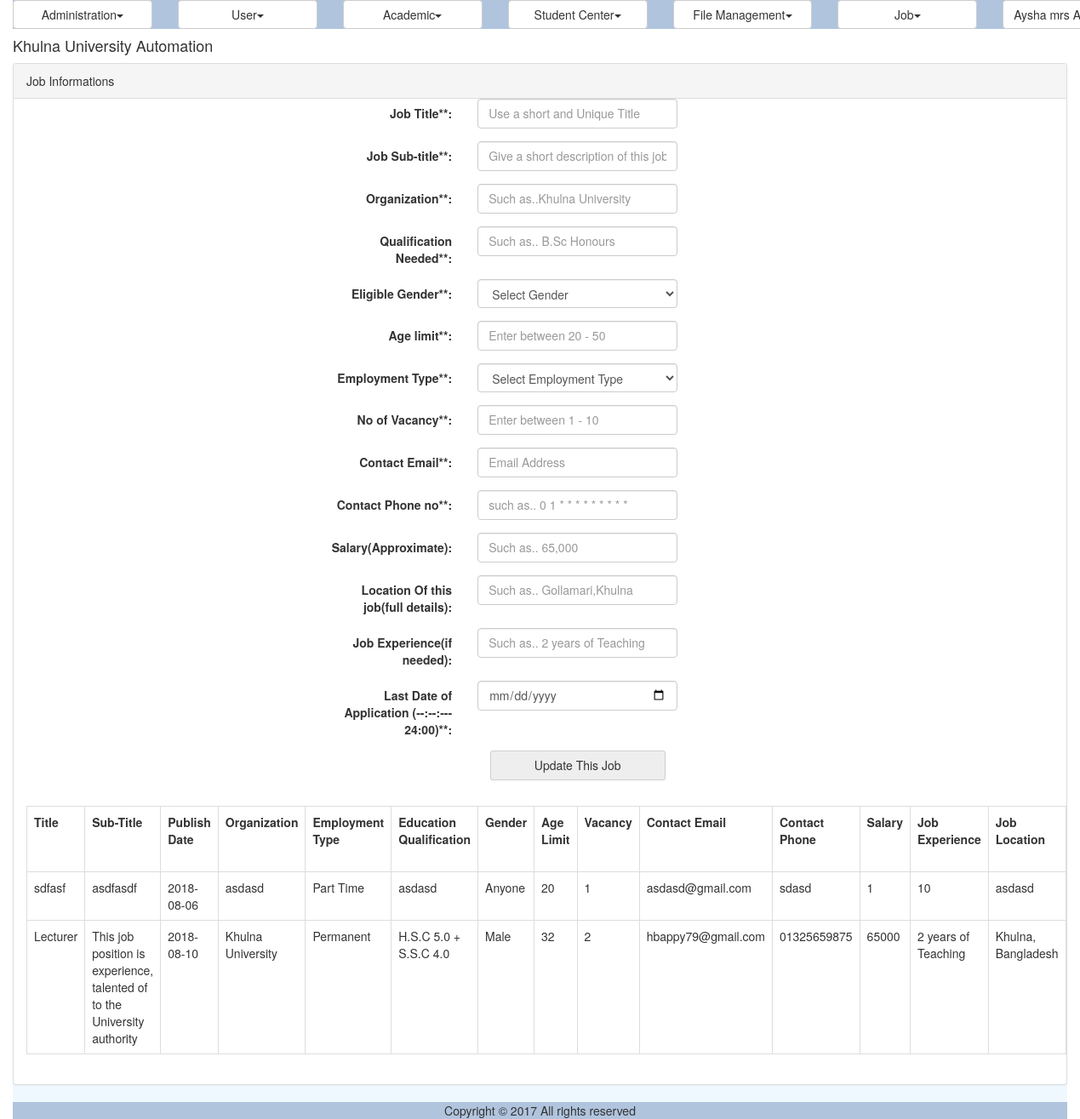
Page /job_update.php (signed in) on the earlier database version.
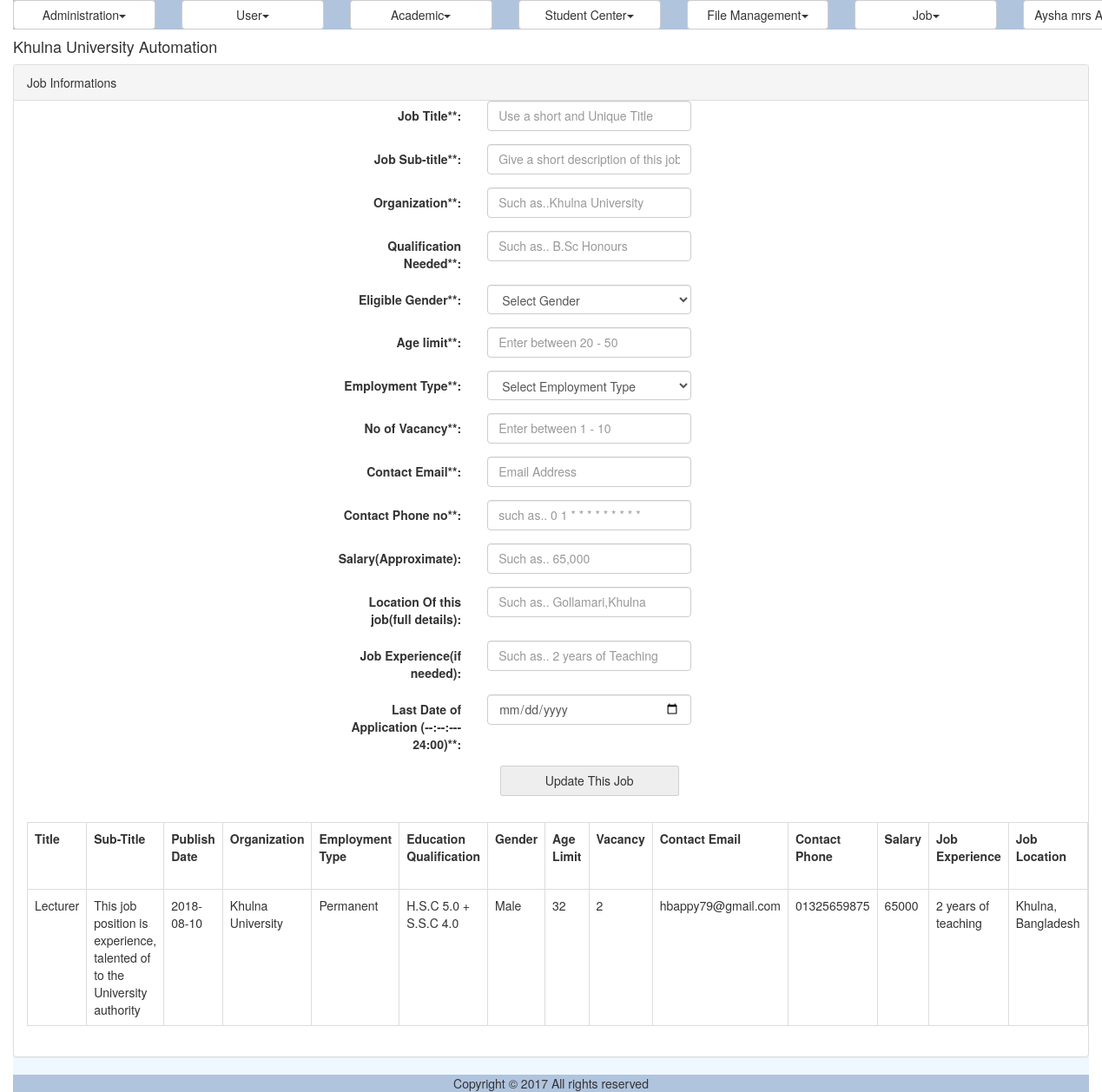
Same page on the later database version.
### tables this page shows
CREATE TABLE IF NOT EXISTS `jms_job` (
  `ID` int(11) NOT NULL AUTO_INCREMENT,
  `Title` varchar(100) NOT NULL,
  `Subtitle` varchar(100) NOT NULL,
  `PublishDate` date NOT NULL,
  `Organization` varchar(45) NOT NULL,
  `Qualification` varchar(500) NOT NULL,
  `Gender` varchar(45) NOT NULL,
  `AgeLimit` varchar(45) NOT NULL,
  `EmploymentType` varchar(45) NOT NULL,
  `NumberOfVacancy` int(11) NOT NULL,
  `Email` varchar(45) NOT NULL,
  `ContactNumber` varchar(45) NOT NULL,
  `Salary` varchar(45) DEFAULT NULL,
  `Location` varchar(255) DEFAULT NULL,
  `JobExperience` varchar(45) DEFAULT NULL,
  `LastDateOfApplication` date NOT NULL,
  PRIMARY KEY (`ID`)
);

### util/class.util.inc (called while the page is built, shortened)
<?php
class ConfigUtil implements I_DBConfig, I_LogConfig, I_LanguageConfig{
	public static $s_instance;
	private $_host;
	private $_username;
	private $_password;
	private $_database;
	public static function getInstance() {
		if(!self::$s_instance) {
			self::$s_instance = new self();
		}
		return self::$s_instance;
	}
	private function readConfig(){
		$this->_ini_array = parse_ini_file(CONFIG.'system.ini');
		$this->_host =	$this->_ini_array['db_host'];
		$this->_username = $this->_ini_array['db_username'];
		$this->_password = $this->_ini_array['db_password'];
		$this->_database = $this->_ini_array['db_database'];
	}
	public function getDBHost(){
		return $this->_host;
	}
	public function getDBUserName(){
		return $this->_username;
	}
	public function getDBPassword(){
		return $this->_password;
	}
	public function getDBName(){
		return $this->_database;
	}
}
class DBUtil implements I_DBUtil {
	private static $s_instance;
	private $_host;
	private $_username;
	private $_password;
	private $_database;
	protected $_connection;
	protected $_result;
	public static function getInstance() {
		if(!self::$s_instance) {
			self::$s_instance = new self();
		}
		return self::$s_instance;
	}
	private function readDBConfig(){
		$_config = ConfigUtil::getInstance();
		$this->_host = $_config->getDBHost();
		$this->_username = $_config->getDBUserName();
		$this->_password = $_config->getDBPassword();
		$this->_database = $_config->getDBName();
	}
	private function setConnection(){
		$this->_connection = new mysqli($this->_host, $this->_username,
			$this->_password, $this->_database);
	}
	public function doQuery($sql) {
		$this->_result = $this->_connection->query($sql) or die(mysqli_error($this->_connection));
		return $this->_result;
	}
	public function getNumRows() {
		$this->_numRows = mysqli_num_rows($this->_result);
		return $this->_numRows;
	}
	public function getAllRows() {
		$rows = array();
		for($x = 0; $x < $this->getNumRows(); $x++) {
			$rows[] = mysqli_fetch_assoc($this->_result);
		}
		return $rows;
	}
}
class LogUtil{
	private static $s_instance;
	public static function getInstance(){
		if(!self::$s_instance) {
			self::$s_instance = new self();
		}
		return self::$s_instance;
	}
}
class LangUtil{
	private static $s_instance;
	public static function getInstance() {
		if(!self::$s_instance) {
			self::$s_instance = new self();
		}
		return self::$s_instance;
	}
}
?>

### modules/job/ui/blade/view.job_list.blade.inc (called while the page is built, shortened)
<?php
include_once UTILITY.'class.util.inc';
include_once MODULES_JOB.'bao/class.job_list_bao.inc';
$_JobListBAO = new JobListBAO();
?>

### modules/job/bao/class.job_list_bao.inc (called while the page is built, shortened)
<?php
include_once UTILITY.'class.util.inc';
include_once MODULES_JOB.'dao/class.job_list_dao.inc';
Class JobListBAO{
	private $_JobListDAO;
	public function __construct(){
		$this->_JobListDAO = new JobListDAO();
	}
	public function getAllJobs(){
		$Result = $this->_JobListDAO->getAllJobs();
		return $Result;
	}
}
?>

### modules/job/dao/class.job_list_dao.inc (called while the page is built, shortened)
<?php
include_once COMMON.'class.common.inc';
include_once UTILITY.'class.util.inc';
include_once COMMON.'class.common.job.inc';
Class JobListDAO{
	private $_DB;
	public function __construct(){
		$this->_DB = DBUtil::getInstance();
	}
	public function getAllJobs(){
		$JobList = array();
		$this->_DB->doQuery("SELECT * FROM jms_job");
		$rows = $this->_DB->getAllRows();
		for($i = 0; $i < sizeof($rows); $i++) {
			$row = $rows[$i];
			$this->_Job = new Job();
		    $this->_Job->setID ( $row['ID']);
		    $this->_Job->setTitle ( $row['Title'] );
		    $this->_Job->setSubtitle ( $row['Subtitle'] );
		    $this->_Job->setPublishDate ( $row['PublishDate'] );
		    $this->_Job->setOrganization( $row['Organization'] );
		    $this->_Job->setQualification( $row['Qualification'] );
		    $this->_Job->setGender( $row['Gender'] );
		    $this->_Job->setAgeLimit ( $row['AgeLimit'] );
		    $this->_Job->setEmploymentType( $row['EmploymentType'] );
		    $this->_Job->setNumberOfVacancy( $row['NumberOfVacancy'] );
		    $this->_Job->setEmail( $row['Email'] );
		    $this->_Job->setContactNumber ( $row['ContactNumber'] );
		    $this->_Job->setSalary( $row['Salary'] );
		    $this->_Job->setLocation( $row['Location'] );
		    $this->_Job->setJobExperience( $row['JobExperience'] );
		    $this->_Job->setLastDateOfApplication( $row['LastDateOfApplication'] );
		    $JobList[]=$this->_Job;
		}
		$Result = new Result();
		$Result->setIsSuccess(1);
		$Result->setResultObject($JobList);
		return $Result;
	}
}
?>

### common/class.common.inc (called while the page is built, shortened)
<?php
class Result{
    private $_IsSuccess=0;
    private $_ResultObject;
    public function setIsSuccess($IsSuccess){
        $this->_IsSuccess = $IsSuccess;
    }
    public function getIsSuccess(){
        return $this->_IsSuccess;
    }
    public function setResultObject($ResultObject){
        $this->_ResultObject = $ResultObject;
    }
    public function getResultObject(){
        return $this->_ResultObject;
    }
}
?>

### common/class.common.job.inc (called while the page is built, shortened)
<?php
class Job{
    private $_Title;
    private $_Subtitle;
    private $_PublishDate;
    private $_Organization;
    private $_Qualification;
    private $_Gender;
    private $_AgeLimit;
    private $_EmploymentType;
    private $_NumberOfVacancy;
    private $_Email;
    private $_ContactNumber;
    private $_Salary;
    private $_Location;
    private $_JobExperience;
    public function setTitle( $Title ) {
        $this->_Title = $Title;
    }
    public function getTitle() {
        return $this->_Title;
    }
    public function setSubtitle ( $Subtitle ) {
        $this->_Subtitle = $Subtitle;
    }
    public function getSubtitle () {
        return $this->_Subtitle;
    }
    public function setPublishDate ( $PublishDate ) {
        $this->_PublishDate = $PublishDate;
    }
    public function getPublishDate () {
        return $this->_PublishDate;
    }
    public function setOrganization ( $Organization ) {
        $this->_Organization = $Organization;
    }
    public function getOrganization () {
        return $this->_Organization;
    }
    public function setQualification ( $Qualification ) {
        $this->_Qualification = $Qualification;
    }
    public function getQualification () {
        return $this->_Qualification;
    }
    public function setGender ( $Gender ) {
        $this->_Gender = $Gender;
    }
    public function getGender () {
        return $this->_Gender;
    }
    public function setAgeLimit( $AgeLimit ) {
        $this->_AgeLimit = $AgeLimit;
    }
    public function getAgeLimit() {
        return $this->_AgeLimit;
    }
    public function setEmploymentType ( $EmploymentType ) {
        $this->_EmploymentType = $EmploymentType;
    }
    public function getEmploymentType () {
        return $this->_EmploymentType;
    }
    public function setNumberOfVacancy ( $NumberOfVacancy ) {
        $this->_NumberOfVacancy = $NumberOfVacancy;
    }
    public function getNumberOfVacancy () {
        return $this->_NumberOfVacancy;
    }
    public function setEmail ( $Email ) {
        $this->_Email = $Email;
    }
    public function getEmail () {
        return $this->_Email;
    }
    public function setContactNumber ( $ContactNumber ) {
        $this->_ContactNumber = $ContactNumber;
    }
    public function getContactNumber () {
        return $this->_ContactNumber;
    }
    public function setSalary ( $Salary ) {
        $this->_Salary = $Salary;
    }
    public function getSalary () {
        return $this->_Salary;
    }
    public function setLocation( $Location ) {
        $this->_Location = $Location;
    }
    public function getLocation() {
        return $this->_Location;
    }
    public function setJobExperience ( $JobExperience ) {
        $this->_JobExperience = $JobExperience;
    }
    public function getJobExperience () {
        return $this->_JobExperience;
    }
}
?>

### modules/job/ui/view.job_update.inc (the view, shortened to what the changed rows need)
<?php
include_once 'blade/view.job_list.blade.inc';
include_once COMMON.'class.common.inc';
?>
<div class="panel panel-default">
    <div class="panel-body over">
    	<table class="table table-bordered">
	    	<?php
				$Result = $_JobListBAO->getAllJobs();
				if($Result->getIsSuccess()){
					$JobList = $Result->getResultObject();
					?>
					<tr>
						<th>Title</th>
						<th>Sub-Title</th>
						<th>Publish Date</th>
						<th>Organization</th>
						<th>Employment Type</th>
						<th>Education Qualification</th>
						<th>Gender</th>
						<th>Age Limit</th>
						<th>Vacancy</th>
						<th>Contact Email</th>
						<th>Contact Phone</th>
						<th>Salary</th>
						<th>Job Experience</th>
						<th>Job Location</th>
					</tr>
					<?php
					for($i = 0; $i < sizeof($JobList); $i++) {
						$Job = $JobList[$i];
						?>
					    <tr>
						    <td><?php echo $Job->getTitle(); ?></td>
						    <td><?php echo $Job->getSubtitle(); ?></td>
						    <td><?php echo $Job->getPublishDate(); ?></td>
						    <td><?php echo $Job->getOrganization(); ?></td>
						    <td><?php echo $Job->getEmploymentType(); ?></td>
						    <td><?php echo $Job->getQualification(); ?></td>
						    <td><?php echo $Job->getGender(); ?></td>
						    <td><?php echo $Job->getAgeLimit(); ?></td>
						    <td><?php echo $Job->getNumberOfVacancy(); ?></td>
						    <td><?php echo $Job->getEmail(); ?></td>
						    <td><?php echo $Job->getContactNumber(); ?></td>
						    <td><?php echo $Job->getSalary(); ?></td>
						    <td><?php echo $Job->getJobExperience(); ?></td>
						    <td><?php echo $Job->getLocation(); ?></td>
					    </tr>
					<?php
					}
				}
				else{
					echo $Result->getResultObject();
				}
			?>
		</table>
    </div>
</div>

Differences in the rows shown:
removed jms_job: Title "sdfasf", Subtitle "asdfasdf", PublishDate "2018-08-06", Organization "asdasd", EmploymentType "Part Time", Qualification "asdasd", Gender "Anyone", AgeLimit "20", NumberOfVacancy "1", Email "asdasd@gmail.com", ContactNumber "sdasd", Salary "1", JobExperience "10", Location "asdasd"
changed jms_job "Lecturer": JobExperience "2 years of Teaching" → "2 years of teaching"
